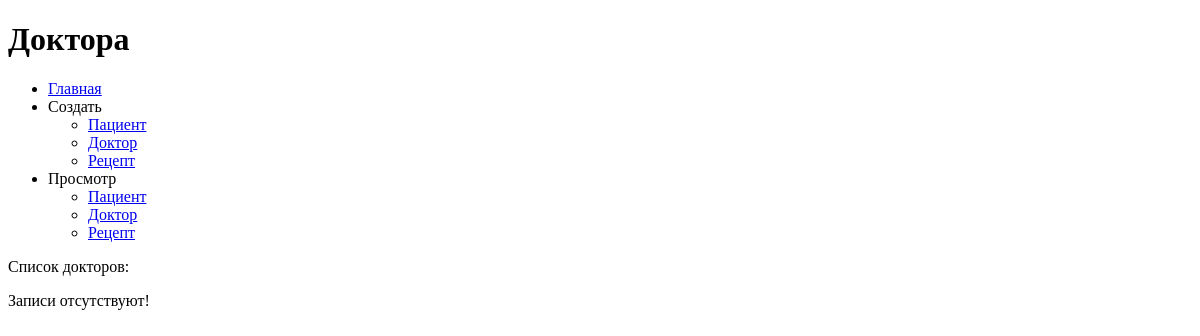
/prescriptions/show/doctors, run on an earlier commit of the app's database.
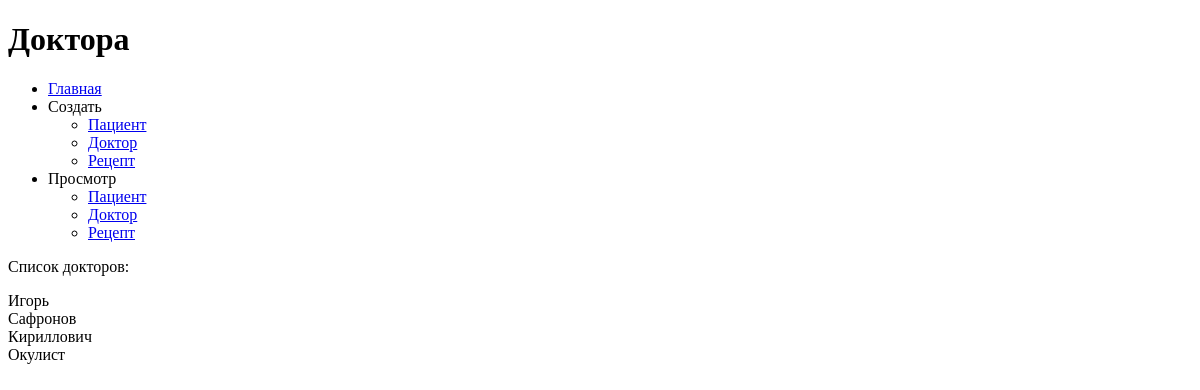
And on a later commit of the database.
### prescriptions/models.py (models this page shows)
class Doctor(models.Model):
    first_name = models.CharField(max_length=50, verbose_name='Имя')
    last_name = models.CharField(max_length=50, verbose_name='Фамилия')
    father_name = models.CharField(max_length=50, verbose_name='Отчество')
    specialization = models.CharField(max_length=75, verbose_name='Специализация')
    class Meta:
        verbose_name = 'Доктор'
        verbose_name_plural = 'Доктора'
        ordering = ['specialization', 'first_name']

### prescriptions/views.py (the view)
# urls.py: path('show/doctors', Doctors.as_view(), name='show_doctors'),
class Doctors(ListView):
    model = Doctor

### prescriptions/templates/prescriptions/doctor_list.html (shortened to what this page needs)
{% extends "base/base_template.html" %}
{% block h1 %}Доктора{% endblock %}
{% block main_section %}
<div>
    <p>Список докторов:</p>
    {% for doctor in doctor_list %}
    <p>
        {{ doctor.first_name }}<br>
        {{ doctor.last_name }}<br>
        {{ doctor.father_name }}<br>
        {{ doctor.specialization }}
    </p>
    {% empty %}
    <p>
        Записи отсутствуют!
    </p>
    {% endfor %}
</div>
{% endblock %}

What changed in the data, as far as the page shows it:
added Doctor: first_name "Игорь", last_name "Сафронов", father_name "Кириллович", specialization "Окулист"
Also different on the page:
text no longer shown: "Записи отсутствуют!"
